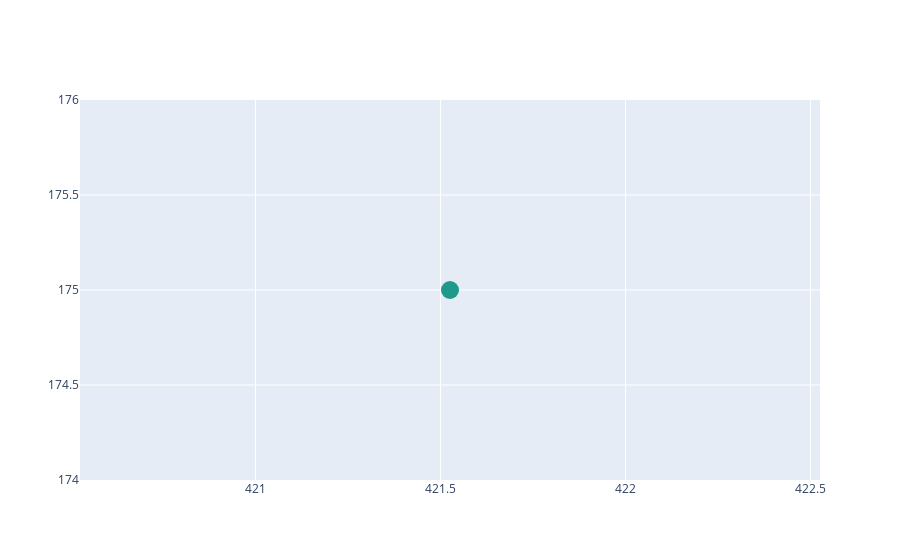

The cell this chart's notebook holds for it:
### Code cell
import plotly.graph_objects as go
idx=50
sc = pds_objs[idx].plot_coordinates(0,5)
fig = go.Figure(data=sc)
fig.show()
print(pds_objs[idx].id)

### Figure 1 — Plotly figure (JSON) as saved in the notebook; plotly's stock layout.template omitted (floating-point values rounded to 4 significant figures)
{"data": [{"customdata": [250], "hoverinfo": "text+name", "marker": {"cmax": 100000, "cmin": 0, "color": "#1f9a8a", "colorscale": [[0, "#440154"], [0.1111, "#482878"], [0.2222, "#3e4989"], [0.3333, "#31688e"], [0.4444, "#26828e"], [0.5556, "#1f9e89"], [0.6667, "#35b779"], [0.7778, "#6ece58"], [0.8889, "#b5de2b"], [1, "#fde725"]], "size": 18}, "mode": "markers", "name": "PMT 250", "text": "ID : 250<br>Coating : 0.00<br>Cum. PE : 54143.49", "type": "scatter", "x": [421.5], "y": [175]}], "layout": {}}
